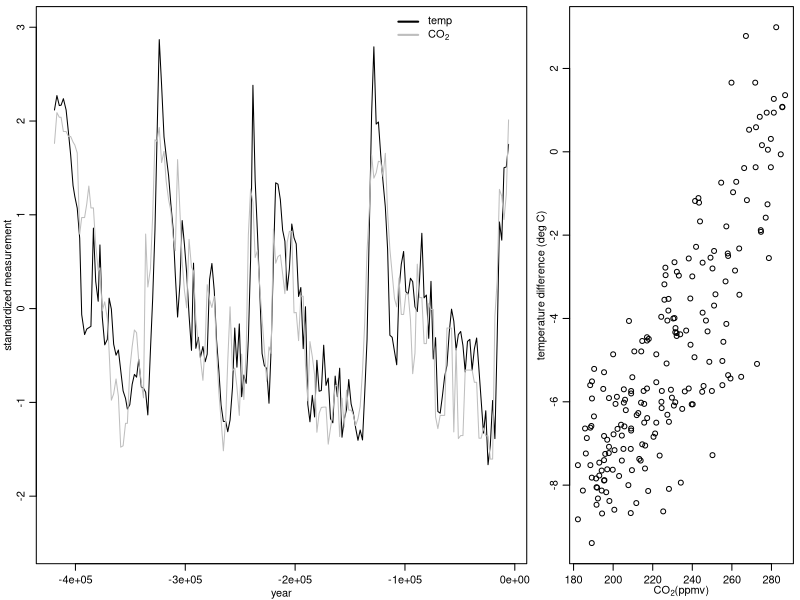

The R source for this figure:
## ---- chunk 1
# R options
options(
  htmltools.dir.version = FALSE, # for blogdown
  show.signif.stars = FALSE,     # for regression output
  warm = 1
  )
# Set dpi and height for images
library(knitr)
knitr::opts_chunk$set(fig.height = 2.65, dpi = 300,fig.align='center',fig.show='hold',size='footnotesize', small.mar=TRUE) 
# For nonsese...
htmltools::tagList(rmarkdown::html_dependency_font_awesome())
## ---- chunk 2
#library(tidyverse)
#library(rvest)
## ---- chunk 3
Data <- read.table("data/icecore.txt",header=TRUE)

par(mar=c(2.75,2.75,.5,.5),mgp=c(1.7,.7,0))
layout(matrix( c(1,1,2),nrow=1,ncol=3) )
plot(Data[,1], (Data[,3]-mean(Data[,3]))/sd(Data[,3]),
     type="l",col="black",xlab="year",ylab="standardized measurement",ylim=c(-2.5,3))
legend(-115000,3.2,legend=c("temp",expression(CO[2])),bty="n", lwd=c(2,2),col=c("black","gray"))
lines(Data[,1], (Data[,2]-mean(Data[,2]))/sd(Data[,2]),type="l",col="gray")
plot(Data[,2], Data[,3],xlab=expression(paste(CO[2],"(ppmv)")),ylab="temperature difference (deg C)")
